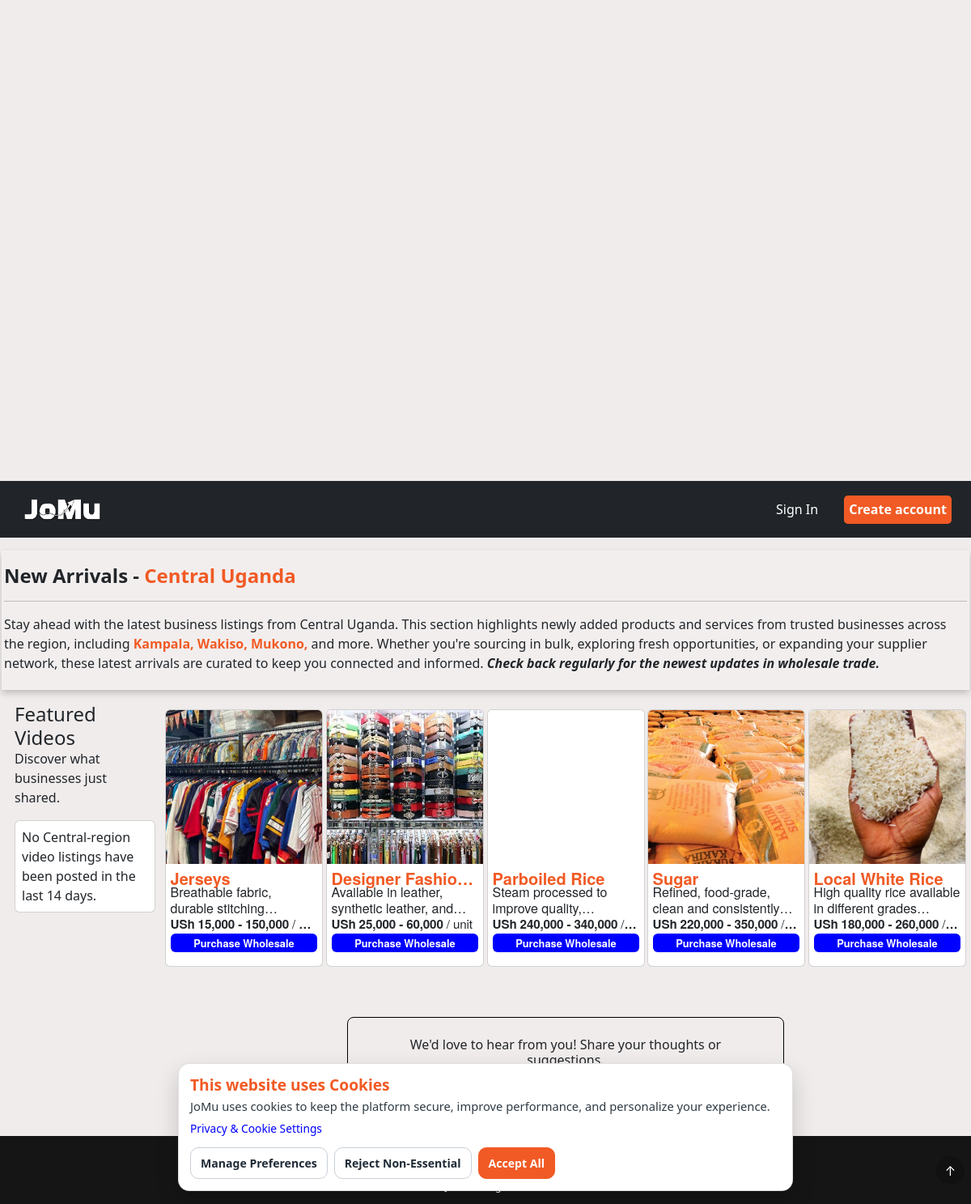
Page /newarrivalscentral.php on the committed database.
### tables this page shows
CREATE TABLE IF NOT EXISTS `listings` (
  `listing_id` int NOT NULL AUTO_INCREMENT,
  `user_id` int NOT NULL,
  `category` varchar(100) NOT NULL,
  `region` varchar(20) DEFAULT NULL,
  `city_town` varchar(120) DEFAULT NULL,
  `media` varchar(255) DEFAULT NULL,
  `stockname` varchar(100) NOT NULL,
  `description` varchar(400) DEFAULT NULL,
  `hashtags` varchar(220) DEFAULT NULL,
  `price` decimal(12,2) DEFAULT NULL,
  `price_from` varchar(30) DEFAULT NULL,
  `price_to` varchar(30) DEFAULT NULL,
  `created_at` timestamp NOT NULL DEFAULT CURRENT_TIMESTAMP,
  `listing_type` varchar(20) NOT NULL DEFAULT 'product',
  `moderation_status` varchar(20) NOT NULL DEFAULT 'visible',
  `hidden_reason` varchar(255) DEFAULT NULL,
  `hidden_at` datetime DEFAULT NULL,
  `hidden_by_admin_id` int UNSIGNED DEFAULT NULL,
  `admin_reviewed_at` datetime DEFAULT NULL,
  `admin_purged_at` datetime DEFAULT NULL,
  `views` int NOT NULL DEFAULT '0',
  `out_of_stock` tinyint(1) NOT NULL DEFAULT '0',
  PRIMARY KEY (`listing_id`)
);

### newarrivalscentral.php (the view, shortened to what the rows shown need)
<?php
require 'php/connection/dbconn.php';
require 'php/partials/helpers.php';
$image_listings = [];
$currentUserId = 0;
$centralListingsStmt = $conn->prepare(
    "SELECT l.*, u.businessname AS seller_businessname, u.profilepic AS seller_profilepic
     FROM listings l
     INNER JOIN users u ON u.id = l.user_id
     WHERE COALESCE(l.out_of_stock, 0) = 0
       AND COALESCE(l.moderation_status, 'visible') <> 'hidden'
       AND l.admin_purged_at IS NULL
       AND LOWER(TRIM(COALESCE(l.region, ''))) = 'central'
       AND l.created_at >= DATE_SUB(NOW(), INTERVAL 14 DAY)
     ORDER BY l.created_at DESC, l.listing_id DESC"
);
if ($centralListingsStmt) {
    $centralListingsStmt->execute();
    $centralListingsRes = $centralListingsStmt->get_result();
    while ($row = $centralListingsRes->fetch_assoc()) {
        $image_listings[] = $row;
    }
}
?>
<!DOCTYPE html>
<html lang="en">
<head>
    <link rel="stylesheet" href="assets/bootstrap.css">
    <link rel="stylesheet" href="assets/style.css">
</head>
<body class="newarrivals-page" style="background-color: #f0ecec;">
    <main class="main-one">
        <div class="container-fluid">
            <div class="d-none d-md-block d-lg-block">
                <div class="videos-images-container-newarrivals gap-2 px-1">
                    <div class="my-2 cards-container images-container-newarrivals col-10">
                        <?php if (!empty($image_listings)) { ?>
                            <div class="row g-1" id="imageListingsRowDesktop">
                                <?php foreach ($image_listings as $listing) { ?>
                                    <?php
                                        $listingType = strtolower((string) ($listing['listing_type'] ?? ''));
                                        $isOwnListing = $currentUserId > 0 && (int) ($listing['user_id'] ?? 0) === $currentUserId;
                                        $actionButtonLabel = $isOwnListing ? 'See Listing' : ($listingType === 'service' ? 'Schedule a Service' : 'Purchase Wholesale');
                                        $priceFrom = trim((string) ($listing['price_from'] ?? ''));
                                        $priceTo = trim((string) ($listing['price_to'] ?? ''));
                                        $productPriceLabel = '';
                                        if ($listingType === 'product' && $priceFrom !== '' && $priceTo !== '') {
                                            $productPriceLabel = formatProductPriceRange($priceFrom, $priceTo);
                                        } elseif ($listingType === 'product') {
                                            $productPriceLabel = formatPriceText(trim((string) ($listing['price'] ?? '')));
                                        }
                                        $displayPriceLabel = $productPriceLabel;
                                        $purchaseParams = http_build_query([
                                            'image' => getMediaPath($listing['media'], 'php/'),
                                            'title' => $listing['stockname'] ?? '',
                                            'price' => $productPriceLabel !== '' ? $productPriceLabel : ($listing['price'] ?? ''),
                                            'raw_price' => $listing['price'] ?? '',
                                            'price_from' => $priceFrom,
                                            'price_to' => $priceTo,
                                            'description' => $listing['description'] ?? '',
                                            'category' => $listing['category'] ?? '',
                                            'seller_businessname' => $listing['seller_businessname'] ?? '',
                                            'seller_profilepic' => $listing['seller_profilepic'] ?? '',
                                            'seller_id' => $listing['user_id'] ?? '',
                                            'listing_id' => $listing['listing_id'] ?? '',
                                            'listing_type' => $listingType,
                                            'owner_view' => $isOwnListing ? '1' : '0',
                                        ]);
                                        $purchaseUrl = 'purchasewholesale.html?' . $purchaseParams;
                                        $actionUrl = (!$isOwnListing && $currentUserId <= 0) ? '/?error=Not+Signed+In!' : $purchaseUrl;
                                    ?>
                                    <div class="col-6 col-md-3 custom-lg-newarrivals">
                                        <div class="card h-100 card-newarrivals">
                                            <img src="<?php echo htmlspecialchars(getMediaPath($listing['media'], 'php/')); ?>" class="card-img-top img-fluid media-preview-item media-preview-source"
                                                alt="<?php echo htmlspecialchars($listing['stockname'] ?? 'Listing image'); ?>"
                                                data-preview-type="image"
                                                data-preview-src="<?php echo htmlspecialchars(getMediaPath($listing['media'], 'php/')); ?>"
                                                data-preview-title="<?php echo htmlspecialchars($listing['stockname'] ?? ''); ?>"
                                                data-preview-description="<?php echo htmlspecialchars($listing['description'] ?? ''); ?>"
                                                data-preview-price="<?php echo htmlspecialchars($productPriceLabel !== '' ? $productPriceLabel : ($listing['price'] ?? '')); ?>"
                                                data-preview-listing-id="<?php echo (int) ($listing['listing_id'] ?? 0); ?>">
                                            <div class="card-body p-2 d-flex flex-column jomu-card-typography" style="gap: 1px;">
                                                <h5 class="card-title mb-0 listing-name-top"><?php echo htmlspecialchars($listing['stockname'] ?? ''); ?></h5>
                                                <p class="card-text mb-0 listing-description"><a href="<?php echo htmlspecialchars($purchaseUrl); ?>" class="listing-description-link"><?php echo htmlspecialchars($listing['description'] ?? ''); ?></a></p>
                                                <?php if ($displayPriceLabel !== '') { ?>
                                                    <?php
                                                        $priceText = $displayPriceLabel;
                                                        $unitText = '';
                                                        if ($listingType === 'product' && substr($displayPriceLabel, -7) === ' / unit') {
                                                            $priceText = substr($displayPriceLabel, 0, -7);
                                                            $unitText = ' / unit';
                                                        }
                                                    ?>
                                                    <p class="card-text mb-0 product-price-range"><?php echo htmlspecialchars($priceText); ?><?php if ($unitText !== '') { ?><span class="price-unit"><?php echo htmlspecialchars($unitText); ?></span><?php } ?></p>
                                                <?php } ?>
                                                <a href="<?php echo htmlspecialchars($actionUrl); ?>" class="btn card-img-button py-1 mt-0 listing-action-btn"><?php echo htmlspecialchars($actionButtonLabel); ?></a>
                                            </div>
                                        </div>
                                    </div>
                                <?php } ?>
                            </div>
                        <?php } ?>
                    </div>
                </div>
            </div>
        </div>
    </main>
</body>
</html>

### rows in the picture
listings: media (picture), stockname "Jerseys", description "Breathable fabric, durable…", priceText "USh 15,000 - 150,000", unitText "/ unit", listing_type "Purchase Wholesale"
listings: media (picture), stockname "Designer Fashio…", description "Available in leather, synthetic leather,…", priceText "USh 25,000 - 60,000", unitText "/ unit", listing_type "Purchase Wholesale"
listings: media (picture), stockname "Parboiled Rice", description "Steam processed to improve…", priceText "USh 240,000 - 340,000", unitText "/…", listing_type "Purchase Wholesale"
listings: media (picture), stockname "Sugar", description "Refined, food-grade, clean and…", priceText "USh 220,000 - 350,000", unitText "/…", listing_type "Purchase Wholesale"
listings: media (picture), stockname "Local White Rice", description "High quality rice available in different…", priceText "USh 180,000 - 260,000", unitText "/…", listing_type "Purchase Wholesale"
